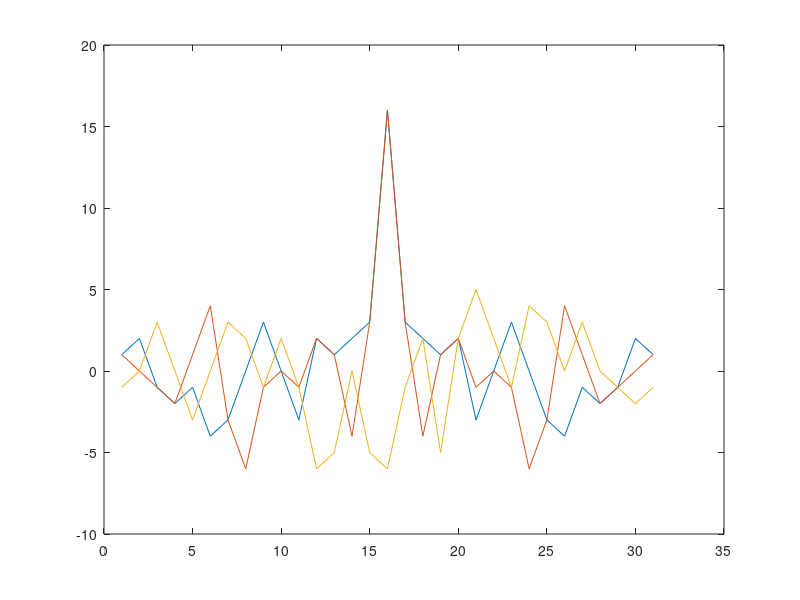

MATLAB code for this plot:
pkg load signal;
clear;
a = [0 0 1 0 1 1 1 0 1 1 1 1 1 1 0 0];
b = [1 0 0 1 1 0 0 0 0 0 1 0 0 1 1 1];

a(a==0) = -1;
b(b==0) = -1;

plot(xcorr(a,a));
hold on;
plot(xcorr(b,b));
plot(xcorr(b,a));